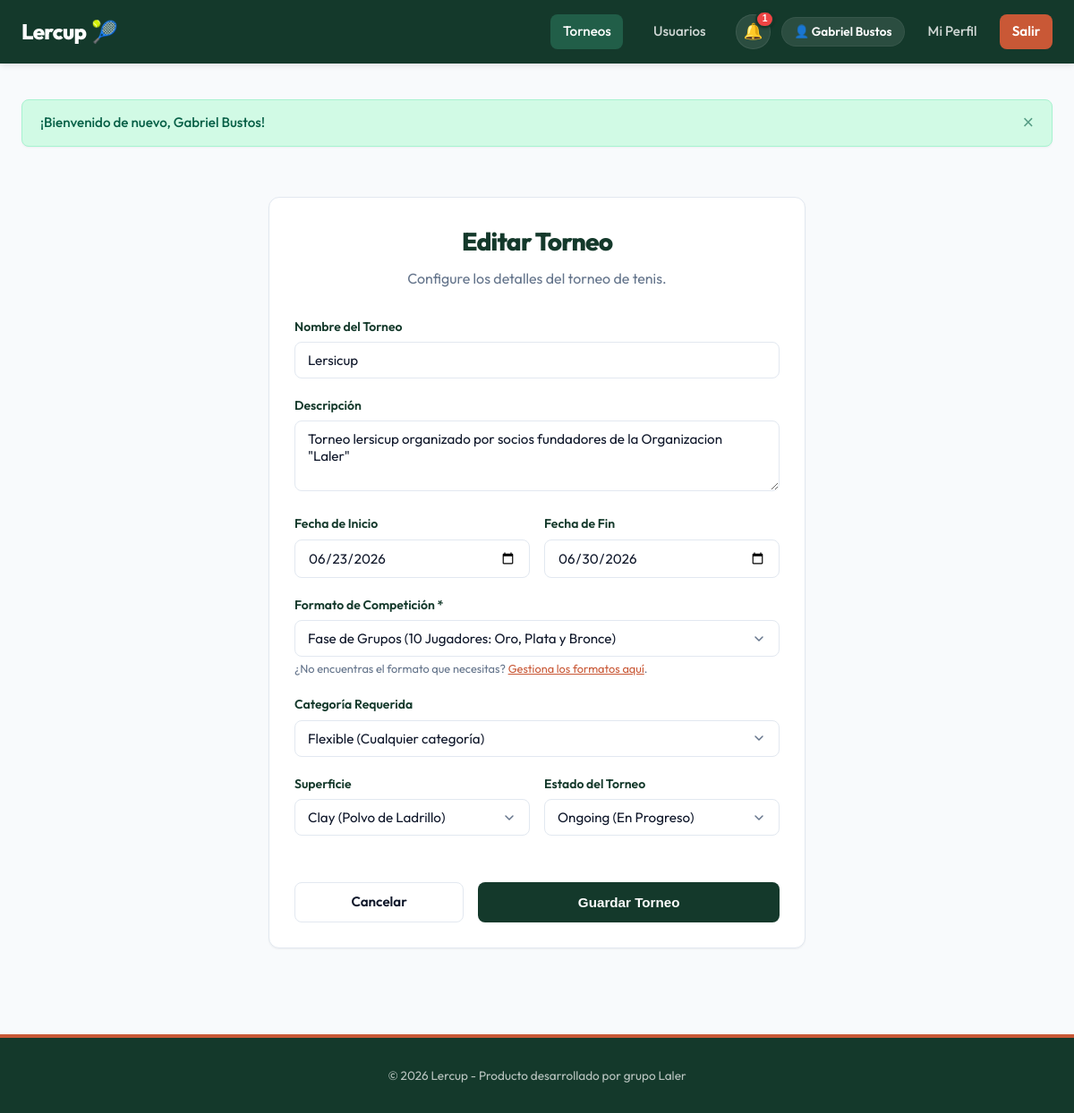
Page /tournaments/edit/1 (signed in) on the committed database.
### app/models/user.py (models this page shows)
class User(SQLModel, table=True):
    id: Optional[int] = Field(default=None, primary_key=True)
    email: str = Field(index=True, unique=True, nullable=False)
    hashed_password: str = Field(nullable=False)
    full_name: str = Field(nullable=False)
    city: Optional[str] = Field(default=None)
    phone_number: Optional[str] = Field(default=None)
    avatar_url: Optional[str] = Field(default=None)
    is_admin: bool = Field(default=False)
    role: str = Field(default="player") # player, tournament_admin, admin
    created_at: datetime = Field(default_factory=datetime.utcnow)
    profiles: List["PlayerProfile"] = Relationship(
        back_populates="user",
        sa_relationship_kwargs={"cascade": "all, delete-orphan"}
    )
    registrations: List["TournamentRegistration"] = Relationship(
        back_populates="user",
        sa_relationship_kwargs={"cascade": "all, delete-orphan"}
    )
    created_tournaments: List["Tournament"] = Relationship(
        back_populates="creator"
    )

### app/models/tournament.py (models this page shows)
class Tournament(SQLModel, table=True):
    id: Optional[int] = Field(default=None, primary_key=True)
    name: str = Field(nullable=False)
    description: Optional[str] = Field(default=None)
    start_date: datetime = Field(nullable=False)
    end_date: datetime = Field(nullable=False)
    surface: str = Field(default="clay")  # clay, grass, hard, indoor
    status: str = Field(default="draft")  # draft, ongoing, finished
    creator_id: int = Field(foreign_key="user.id", nullable=False)
    format_id: Optional[int] = Field(foreign_key="tournamentformat.id", default=None, nullable=True)
    sport: str = Field(default="tennis", index=True, nullable=False)  # tennis, padel, etc.
    category: str = Field(default="flexible", nullable=False) # flexible, Primera, A, B1, B2, C, D
    created_at: datetime = Field(default_factory=datetime.utcnow)
    creator: "User" = Relationship(back_populates="created_tournaments")
    format: Optional["TournamentFormat"] = Relationship()
    registrations: List["TournamentRegistration"] = Relationship(
        back_populates="tournament",
        sa_relationship_kwargs={"cascade": "all, delete-orphan"}
    )
    matches: List["Match"] = Relationship(
        back_populates="tournament",
        sa_relationship_kwargs={"cascade": "all, delete-orphan"}
    )
    group_rounds: List["GroupRound"] = Relationship(
        back_populates="tournament",
        sa_relationship_kwargs={"cascade": "all, delete-orphan"},
    )

### app/models/tournament_format.py (models this page shows)
class TournamentFormat(SQLModel, table=True):
    id: Optional[int] = Field(default=None, primary_key=True)
    name: str = Field(nullable=False)
    description: Optional[str] = Field(default=None)
    format_type: str = Field(default="groups_to_playoffs")  # groups_to_playoffs, elimination_with_consolation
    groups_count: int = Field(default=2)
    gold_qualifiers: int = Field(default=2)
    silver_qualifiers: int = Field(default=2)
    bronze_qualifiers: int = Field(default=1)
    has_third_place: bool = Field(default=True)

### app/routes/web/tournaments.py (the view)
@router.get("/edit/{tournament_id}")
def get_edit_tournament(
    tournament_id: int,
    request: Request,
    db: Session = Depends(get_session),
    admin_user: User = Depends(require_tournament_admin)
):
    tournament = TournamentService.get_tournament_by_id(db, tournament_id)
    if not tournament:
        flash(request, "Torneo no encontrado.", "danger")
        return RedirectResponse(url="/tournaments", status_code=303)
    start_date_str = tournament.start_date.strftime("%Y-%m-%d")
    end_date_str = tournament.end_date.strftime("%Y-%m-%d")
    formats = FormatService.get_all_formats(db)
    return render_template(request, db, "tournaments/form.html", {
        "edit_mode": True,
        "tournament": tournament,
        "start_date_str": start_date_str,
        "end_date_str": end_date_str,
        "formats": formats,
        "active_page": "tournaments"
    })

### app/templates/tournaments/form.html (shortened to what this page needs)
{% extends "base.html" %}
{% block content %}
<div class="auth-wrapper" style="max-width: 600px;">
    <div class="card">
        <h1 style="font-size: 1.75rem; margin-bottom: 0.5rem; text-align: center;">
            {% if edit_mode %}Editar Torneo{% else %}Crear Nuevo Torneo{% endif %}
        </h1>
        <p style="color: var(--text-muted); text-align: center; margin-bottom: 2rem;">
            Configure los detalles del torneo de tenis.
        </p>
        <form action="{% if edit_mode %}/tournaments/edit/{{ tournament.id }}{% else %}/tournaments/create{% endif %}" method="post">
            <div class="form-group">
                <label for="name">Nombre del Torneo</label>
                <input type="text" id="name" name="name" class="form-control" placeholder="Ej. Abierto de Primavera Lercup" required value="{% if edit_mode %}{{ tournament.name }}{% else %}{{ name or '' }}{% endif %}">
            </div>
            <div class="form-group">
                <label for="description">Descripción</label>
                <textarea id="description" name="description" class="form-control" rows="3" placeholder="Información del torneo, premios, etc.">{% if edit_mode %}{{ tournament.description or '' }}{% else %}{{ description or '' }}{% endif %}</textarea>
            </div>
            <div style="display: grid; grid-template-columns: 1fr 1fr; gap: 1rem;">
                <div class="form-group">
                    <label for="start_date">Fecha de Inicio</label>
                    <input type="date" id="start_date" name="start_date" class="form-control" required value="{% if edit_mode %}{{ start_date_str }}{% endif %}">
                </div>
                <div class="form-group">
                    <label for="end_date">Fecha de Fin</label>
                    <input type="date" id="end_date" name="end_date" class="form-control" required value="{% if edit_mode %}{{ end_date_str }}{% endif %}">
                </div>
            </div>
            <div class="form-group">
                <label for="format_id">Formato de Competición *</label>
                <select id="format_id" name="format_id" class="form-control" required>
                    {% for fmt in formats %}
                    <option value="{{ fmt.id }}" {% if edit_mode and tournament.format_id == fmt.id %}selected{% endif %}>{{ fmt.name }}</option>
                    {% endfor %}
                </select>
                <small style="color: var(--text-muted); font-size: 0.8rem; margin-top: 0.25rem; display: block;">
                    ¿No encuentras el formato que necesitas? <a href="/tournaments/formats" style="color: var(--accent-color); text-decoration: underline;">Gestiona los formatos aquí</a>.
                </small>
            </div>
            <div class="form-group">
                <label for="category">Categoría Requerida</label>
                <select id="category" name="category" class="form-control">
                    <option value="flexible" {% if (edit_mode and tournament.category == 'flexible') or (not edit_mode and category == 'flexible') or (not edit_mode and not category) %}selected{% endif %}>Flexible (Cualquier categoría)</option>
                </select>
            </div>
            <div style="display: grid; grid-template-columns: 1fr 1fr; gap: 1rem;">
                <div class="form-group">
                    <label for="surface">Superficie</label>
                    <select id="surface" name="surface" class="form-control">
                        <option value="clay" {% if edit_mode and tournament.surface == 'clay' %}selected{% endif %}>Clay (Polvo de Ladrillo)</option>
                    </select>
                </div>
                <div class="form-group">
                    <label for="status">Estado del Torneo</label>
                    <select id="status" name="status" class="form-control">
                        <option value="ongoing" {% if edit_mode and tournament.status == 'ongoing' %}selected{% endif %}>Ongoing (En Progreso)</option>
                    </select>
                </div>
            </div>
            <div style="display: flex; gap: 1rem; margin-top: 2rem;">
                <a href="/tournaments" class="btn btn-outline" style="flex: 1; text-align: center;">Cancelar</a>
                <button type="submit" class="btn btn-primary" style="flex: 2;">Guardar Torneo</button>
            </div>
        </form>
    </div>
</div>
{% endblock %}

### app/templates/base.html (shortened to what this page needs)
<!DOCTYPE html>
<html lang="es">
<head>
    <link rel="stylesheet" href="/static/css/app.css?v={{ static_version }}">
</head>
<body>
    <header>
        <div class="navbar">
            <a href="/" class="nav-brand">
                Lercup<span>🎾</span>
            </a>
            <nav>
                <ul class="nav-menu">
                    <li><a href="/tournaments" class="nav-link {% if active_page == 'tournaments' %}active{% endif %}">Torneos</a></li>
                    <li><a href="/users" class="nav-link {% if active_page == 'users' %}active{% endif %}">Usuarios</a></li>
                    {% if current_user %}
                        <li class="nav-actions-group">
                            <div class="notification-menu">
                                <button type="button" class="notification-bell" aria-label="Notificaciones{% if unread_notification_count > 0 %} ({{ unread_notification_count }} sin leer){% endif %}" aria-expanded="false">
                                    <span class="notification-bell-icon" aria-hidden="true">🔔</span>
                                    {% if unread_notification_count > 0 %}
                                        <span class="notification-badge" aria-hidden="true">{{ unread_notification_count }}</span>
                                    {% endif %}
                                </button>
                            </div>
                            <div class="user-menu">
                                <span class="user-badge">👤 {{ current_user.full_name }}</span>
                                <a href="/users/profile/{{ current_user.id }}" class="nav-link {% if active_page == 'profile' %}active{% endif %}">Mi Perfil</a>
                                <a href="/auth/logout" class="nav-link nav-btn">Salir</a>
                            </div>
                        </li>
                    {% else %}
                        <li><a href="/auth/login" class="nav-link">Iniciar Sesión</a></li>
                        <li><a href="/auth/register" class="nav-link nav-btn">Registrarse</a></li>
                    {% endif %}
                </ul>
            </nav>
        </div>
    </header>
    <main>
        {% if messages %}
            <div class="alerts-container">
                {% for msg in messages %}
                    <div class="alert alert-{{ msg.type }}">
                        <span>{{ msg.text }}</span>
                        <button class="close-btn">&times;</button>
                    </div>
                {% endfor %}
            </div>
        {% endif %}
        {% block content %}
        {% endblock %}
    </main>
    <footer>
        <p>&copy; 2026 Lercup - Producto desarrollado por grupo Laler</p>
    </footer>
</body>
</html>

### rows in the picture
User: full_name "Gabriel Bustos"
Tournament: name "Lersicup", description "Torneo lersicup organizado por socios fundadores de la Organizacion \"Laler\"", format_id "Fase de Grupos (10 Jugadores: Oro, Plata y Bronce)", category "Flexible (Cualquier categoría)", surface "Clay (Polvo de Ladrillo)", status "Ongoing (En Progreso)"

### other values in the picture
{{ unread_notification_count }} "1"
{{ msg.text }} "¡Bienvenido de nuevo, Gabriel Bustos!"
